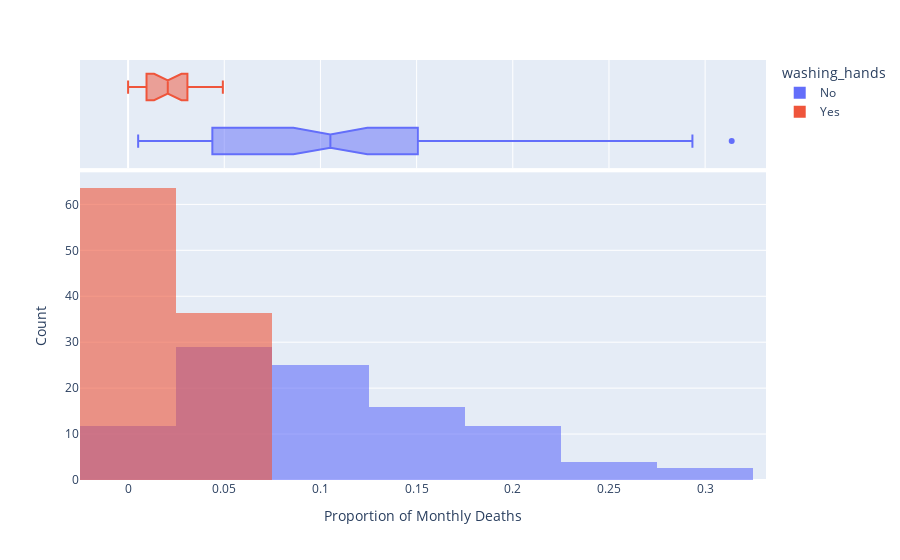

The code cell stored with this chart in its notebook:
### Markdown cell above
### Use Histograms to Visualise the Monthly Distribution of Outcomes

**Challenge**: Create a [plotly histogram](https://plotly.com/python/histograms/) to show the monthly percentage of deaths. 

* Use docs to check out the available parameters. Use the [`color` parameter](https://plotly.github.io/plotly.py-docs/generated/plotly.express.histogram.html) to display two overlapping histograms.
* The time period of handwashing is shorter than not handwashing. Change `histnorm` to `percent` to make the time periods comparable. 
* Make the histograms slighlty transparent
* Experiment with the number of bins on the histogram. Which number work well in communicating the range of outcomes?
* Just for fun, display your box plot on the top of the histogram using the `marginal` parameter.

### Code cell
px.histogram(df_monthly,
        x='pct_deaths',
        color='washing_hands',
        opacity=0.6,
        barmode='overlay',
        marginal='box',
        histnorm='percent').update_layout(xaxis_title='Proportion of Monthly Deaths', yaxis_title='Count')

### Figure 1 — Plotly figure (JSON) as saved in the notebook; plotly's stock layout.template omitted (floating-point values rounded to 4 significant figures)
{"data": [{"alignmentgroup": "True", "bingroup": "x", "histnorm": "percent", "hovertemplate": "washing_hands=No<br>pct_deaths=%{x}<br>percent=%{y}<extra></extra>", "legendgroup": "No", "marker": {"color": "#636efa", "opacity": 0.6, "pattern": {"shape": ""}}, "name": "No", "offsetgroup": "No", "orientation": "v", "showlegend": true, "type": "histogram", "x": [0.1457, 0.07531, 0.04332, 0.01569, 0.007843, 0.05, 0.08421, 0.01351, 0.01878, 0.1102, 0.2255, 0.2085, 0.1222, 0.1023, 0.1074, 0.03226, 0.06593, 0.2078, 0.2546, 0.1839, 0.2934, 0.2297, 0.3138, 0.1912, 0.1597, 0.1241, 0.1193, 0.06098, 0.04082, 0.005236, 0.01554, 0.02262, 0.176, 0.07143, 0.08051, 0.1516, 0.1128, 0.1703, 0.1731, 0.05833, 0.02679, 0.04369, 0.0632, 0.01224, 0.03226, 0.1102, 0.1055, 0.07591, 0.04745, 0.04452, 0.04231, 0.04392, 0.07143, 0.06122, 0.03586, 0.1055, 0.1484, 0.1094, 0.1049, 0.1339, 0.1809, 0.1543, 0.1897, 0.1344, 0.1015, 0.131, 0.1806, 0.1439, 0.1496, 0.1077, 0.05369, 0.03215, 0.01923, 0.03607, 0.1827, 0.1224], "xaxis": "x", "yaxis": "y"}, {"alignmentgroup": "True", "hovertemplate": "washing_hands=No<br>pct_deaths=%{x}<extra></extra>", "legendgroup": "No", "marker": {"color": "#636efa"}, "name": "No", "notched": true, "offsetgroup": "No", "showlegend": false, "type": "box", "x": [0.1457, 0.07531, 0.04332, 0.01569, 0.007843, 0.05, 0.08421, 0.01351, 0.01878, 0.1102, 0.2255, 0.2085, 0.1222, 0.1023, 0.1074, 0.03226, 0.06593, 0.2078, 0.2546, 0.1839, 0.2934, 0.2297, 0.3138, 0.1912, 0.1597, 0.1241, 0.1193, 0.06098, 0.04082, 0.005236, 0.01554, 0.02262, 0.176, 0.07143, 0.08051, 0.1516, 0.1128, 0.1703, 0.1731, 0.05833, 0.02679, 0.04369, 0.0632, 0.01224, 0.03226, 0.1102, 0.1055, 0.07591, 0.04745, 0.04452, 0.04231, 0.04392, 0.07143, 0.06122, 0.03586, 0.1055, 0.1484, 0.1094, 0.1049, 0.1339, 0.1809, 0.1543, 0.1897, 0.1344, 0.1015, 0.131, 0.1806, 0.1439, 0.1496, 0.1077, 0.05369, 0.03215, 0.01923, 0.03607, 0.1827, 0.1224], "xaxis": "x2", "yaxis": "y2"}, {"alignmentgroup": "True", "bingroup": "x", "histnorm": "percent", "hovertemplate": "washing_hands=Yes<br>pct_deaths=%{x}<br>percent=%{y}<extra></extra>", "legendgroup": "Yes", "marker": {"color": "#EF553B", "opacity": 0.6, "pattern": {"shape": ""}}, "name": "Yes", "offsetgroup": "Yes", "orientation": "v", "showlegend": true, "type": "histogram", "x": [0.02239, 0.012, 0.01894, 0.0458, 0.03957, 0.04472, 0.0293, 0.03534, 0.006873, 0, 0.006557, 0.009585, 0.01136, 0.003717, 0, 0.009615, 0.02341, 0.02903, 0.0134, 0.02233, 0.03085, 0.04926], "xaxis": "x", "yaxis": "y"}, {"alignmentgroup": "True", "hovertemplate": "washing_hands=Yes<br>pct_deaths=%{x}<extra></extra>", "legendgroup": "Yes", "marker": {"color": "#EF553B"}, "name": "Yes", "notched": true, "offsetgroup": "Yes", "showlegend": false, "type": "box", "x": [0.02239, 0.012, 0.01894, 0.0458, 0.03957, 0.04472, 0.0293, 0.03534, 0.006873, 0, 0.006557, 0.009585, 0.01136, 0.003717, 0, 0.009615, 0.02341, 0.02903, 0.0134, 0.02233, 0.03085, 0.04926], "xaxis": "x2", "yaxis": "y2"}], "layout": {"barmode": "overlay", "legend": {"title": {"text": "washing_hands"}, "tracegroupgap": 0}, "margin": {"t": 60}, "xaxis": {"anchor": "y", "domain": [0, 1], "title": {"text": "Proportion of Monthly Deaths"}}, "xaxis2": {"anchor": "y2", "domain": [0, 1], "matches": "x", "showgrid": true, "showticklabels": false}, "yaxis": {"anchor": "x", "domain": [0, 0.7326], "title": {"text": "Count"}}, "yaxis2": {"anchor": "x2", "domain": [0.7426, 1], "matches": "y2", "showgrid": false, "showline": false, "showticklabels": false, "ticks": ""}}}
